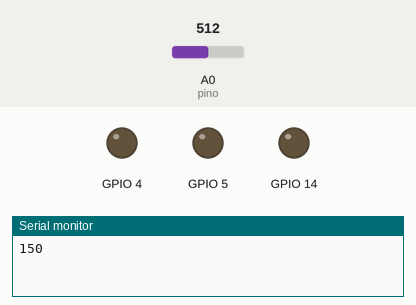
Recording of a sketch running on a simulated ESP8266 (NodeMCU). Parts: output pins drawn as LEDs (lit = HIGH), the last lines printed to the serial monitor. Inputs (shaded band) come from the test bench; at power-on: A0 (pino) = 512. WiFi joins after 1.5 s; servers stay silent unless stated.

Above: at 18.0 s.
18.1 s: A0 (pino) set to 860
24.2 s: A0 (pino) set to 891
At 28.3 s:
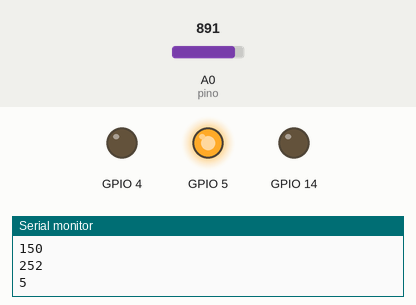
28.6 s: A0 (pino) set to 122
At 30.2 s:
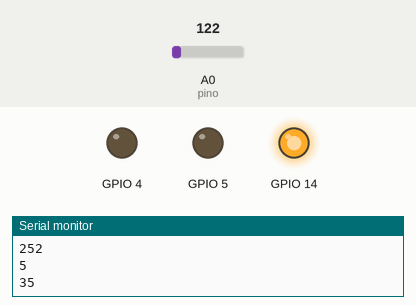
30.7 s: A0 (pino) set to 102
34.5 s: A0 (pino) set to 87
At 37.9 s:
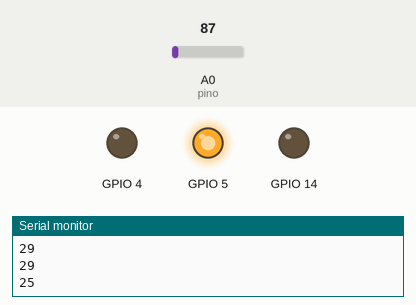
39.0 s: A0 (pino) set to 306
At 42.3 s:
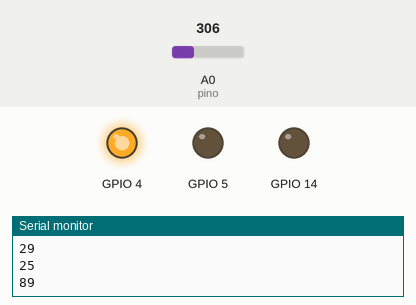
Timing chart, 0 to 43.8 s (numbered marks = the images above; inputs shaded):
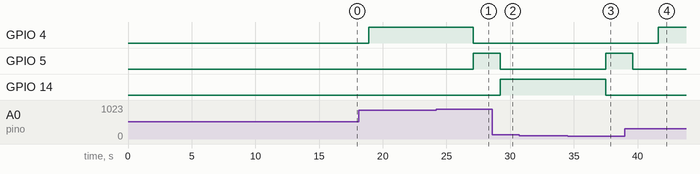

Measured:
- the behaviour switches between 872 and 873 on A0 (pino) (found by bisection; images 0 and 1)
- the behaviour switches between 96 and 95 on A0 (pino) (found by bisection; images 2 and 3)
- after the input at 24.2 s, GPIO 4: HIGH → LOW after 2.9 s; GPIO 5: LOW → HIGH after 2.9 s
- after the input at 28.6 s, GPIO 5: HIGH → LOW after 0.61 s; GPIO 14: LOW → HIGH after 0.61 s
- after the input at 34.5 s, GPIO 5: LOW → HIGH after 3.0 s; GPIO 14: HIGH → LOW after 3.0 s
- after the input at 39.0 s, GPIO 4: LOW → HIGH after 2.6 s; GPIO 5: HIGH → LOW after 0.62 s

The sketch:

FORNO_2.ino
```cpp
//***************************************** Definições *******************************************//

#define BLYNK_PRINT Serial
#define pino A0

//***************************************** Blibiotecas ******************************************//

#include <ESP8266WiFi.h>
#include <BlynkSimpleEsp8266.h>


//***************************************** Variáveis Globais ************************************//

char auth[] = "bWZIZac0ulLlcy0NNP2BmKdNtW_e6tez";
char ssid[] = "Claro";
char pass[] = "+++12345+++";

int leitura = 0;
byte temperatura = 0;
byte angulo = 0;

//**************************************** objetos ***********************************************//

BlynkTimer timerLM35;


//*********************************** obejetos instanciados ******************************************************

WidgetLED led (V2);
WidgetLCD lcd (V6);

//****************************************** Setup ***********************************************//

void setup()
{
  Serial.begin(9600);
  Blynk.begin(auth, ssid, pass);
  lcd.clear();
  lcd.print(5,0,"Centro");
  lcd.print(2,1,"Universitario");
  delay(2000);
  lcd.clear();
  lcd.print(5,0,"ENIAC");
  delay(2000);
  lcd.clear();
  lcd.print(4,0,"Projeto");
  lcd.print(3,1,"Integrador");
  delay(2000);
  lcd.clear();
  lcd.print(5,0,"Forno");
  lcd.print(6,1,"IOT");
  delay(2000);
  lcd.clear();
  lcd.print(2,0,"Desenvolvido");
  lcd.print(6,1,"Por");
  delay(2000);
  lcd.clear();
  lcd.print(0,0,"Luiz Augusto R.");
  lcd.print(4,1,"Da Silva");
  delay(2000);
  lcd.clear();
  lcd.print(0,0,"Inicializando");
  lcd.print(0,1,"..............");
  delay(1500);
  lcd.clear();
  lcd.print(3,0,"Sistema");
  lcd.print(3,1,"Iniciado");
  delay(1500);
  pinMode(14,OUTPUT);
  pinMode(4,OUTPUT);
  pinMode(5,OUTPUT);

}

//****************************************** Loop **********************************************//

void loop()
{

  //--------------sensor temperatura------------------

  Blynk.run();
  leitura = analogRead (A0);
  temperatura = (analogRead(pino)*(3.0/1023))/0.01;
  Serial.println(temperatura);
  delay(100);
  Blynk.virtualWrite(V1,temperatura);
  timerLM35.setInterval(2000L, LM35);

   //-------------temperatura miníma--------------------

  if (temperatura <=27)
      {
        lcd.clear();
        lcd.print(3,0,"Temperatura");
        lcd.print(5,1,"Minima");
        delay(2000);
        Blynk.virtualWrite(V3,255);
        digitalWrite(5,HIGH);
        lcd.clear();
      }
  else
      {
        lcd.clear();
        Blynk.virtualWrite(V3,0);
        digitalWrite(5,LOW);
      }
  //-------------------temperatura máxima------------------

  if (temperatura >= 38)
      {
        lcd.clear();
        lcd.print(3,0,"Temperatura");
        lcd.print(5,1,"Maxima");
        delay(2000);
        Blynk.virtualWrite(V4,255);
        digitalWrite(4,HIGH);
        lcd.clear();

      }
  else
      {
        lcd.clear();
        Blynk.virtualWrite(V4,0);
        digitalWrite(4,LOW);
      }

      //-------------------temperatura ideal-----------------------------

      switch (temperatura)
      {

        //---------------mensagem para aumentar a temperatura---------------

        case 25:
        digitalWrite(14,0);
        led.off();
        lcd.print(3,0,"Aumente a");
        lcd.print(3,1,"Temperatura");
        delay(2000);
    break;
        case 26:
        digitalWrite(14,0);
        led.off();
        lcd.print(3,0,"Aumente a");
        lcd.print(3,1,"Temperatura");
        delay(2000);
    break;
        case 27:
        digitalWrite(14,0);
        led.off();
        lcd.print(3,0,"Aumente a");
        lcd.print(3,1,"Temperatura");
        delay(2000);
    break;

  //---------------mensagem temperatura ideal---------------

       case 28:
        digitalWrite(14,255);
        led.on();
        lcd.print(3,0,"Temperatura");
        lcd.print(5,1,"Ideal");
        delay(2000);
    break;
       case 29:
        digitalWrite(14,255);
        led.on();
        lcd.print(3,0,"Temperatura");
        lcd.print(5,1,"Ideal");
        delay(2000);
    break;
       case 30:
        digitalWrite(14,255);
        led.on();
        lcd.print(3,0,"Temperatura");
        lcd.print(5,1,"Ideal");
        delay(2000);
    break;
      case 31:
        digitalWrite(14,255);
        led.on();
        lcd.print(3,0,"Temperatura");
        lcd.print(5,1,"Ideal");
        delay(2000);
    break;
       case 32:
        digitalWrite(14,255);
        led.on();
        lcd.print(3,0,"Temperatura");
        lcd.print(5,1,"Ideal");
        delay(2000);
    break;
       case 33:
        digitalWrite(14,255);
        led.on();
        lcd.print(3,0,"Temperatura");
        lcd.print(5,1,"Ideal");
        delay(2000);
    break;
       case 34:
        digitalWrite(14,255);
        led.on();
        lcd.print(3,0,"Temperatura");
        lcd.print(5,1,"Ideal");
        delay(2000);
    break;
       case 35:
        digitalWrite(14,255);
        led.on();
        lcd.print(3,0,"Temperatura");
        lcd.print(5,1,"Ideal");
        delay(2000);
    break;

    //---------------mensagem para abaixar a temperatura---------------

       case 36:
        digitalWrite(14,0);
        led.off();
        lcd.print(3,0,"Abaixe a");
        lcd.print(3,1,"Temperatura");
        delay(2000);
    break;
       case 37:
        digitalWrite(14,0);
        led.off();
        lcd.print(3,0,"Abaixe a");
        lcd.print(3,1,"Temperatura");
        delay(2000);
    break;
}
       //---------------------controle de lcd--------------------------------

  if (temperatura >= 38)
      {
         digitalWrite(12,LOW);
         lcd.clear();
         lcd.print(3,0,"Abaixando a");
         lcd.print(3,1,"Temperatura");
         delay(2000);
         lcd.clear();

       }
      else
      {
        lcd.clear();

      }
  if (temperatura <= 24 )
      {
         digitalWrite(12,HIGH);
         lcd.clear();
         lcd.print(3,0,"Aumentando a");
         lcd.print(3,1,"Temperatura");
         delay(2000);
         lcd.clear();

      }
      else
      {
        lcd.clear();

      }
}

//****************************************** Void temperatura **********************************************//

void LM35()
{
 int temp=0,ultimatemp=0;
 temp= map (leitura,0,1023,0,150);
 Blynk.virtualWrite(V1, ultimatemp);
  if(isnan(ultimatemp))
  {
   return;
  }
}
```
